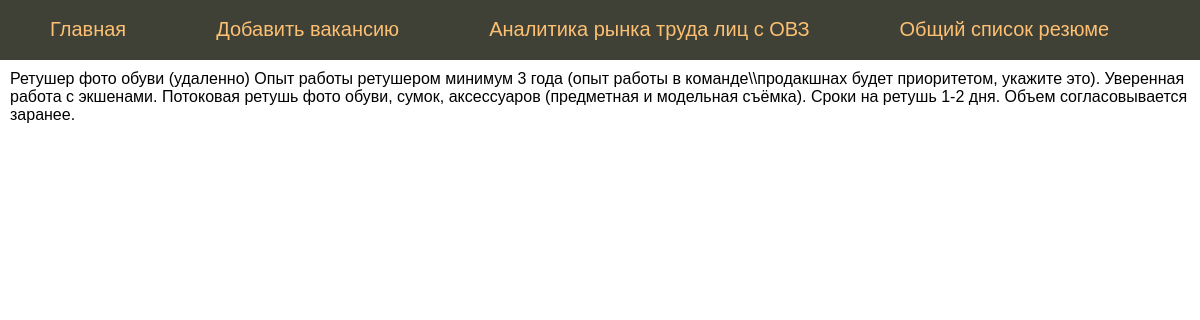
The app's page /resume/22 with its own data.
### tables this page shows
CREATE TABLE mainmenu (
id integer PRIMARY KEY AUTOINCREMENT,
title text NOT NULL,
url text NOT NULL
);

CREATE TABLE "resume" (
	"id"	INTEGER NOT NULL UNIQUE,
	"age"	INTEGER NOT NULL,
	"gender"	TEXT NOT NULL,
	"city"	TEXT NOT NULL,
	"education_level"	TEXT NOT NULL,
	"profession"	TEXT NOT NULL,
	"restriction_type"	TEXT NOT NULL,
	"description"	TEXT NOT NULL,
	"desired_salary"	INTEGER,
	"sending_date_month"	TEXT,
	"schedule"	TEXT,
	"resume_type"	TEXT,
	"resume_vector"	TEXT,
	PRIMARY KEY("id" AUTOINCREMENT)
);

### flsite.py (the view)
@app.route("/resume/<int:id_resume>")
def showResume(id_resume):
    db = get_db()
    dbase = FDataBase(db)
    profession, description = dbase.getResume(id_resume)
    if not profession:
        abort(404)
    return render_template('resume_page.html', menu=dbase.getMenu(), description=description)

### FDataBase.py (called while the page is built)
    def getMenu(self):
        sql = '''SELECT * FROM mainmenu'''
        try:
            self.__cur.execute(sql)
            res = self.__cur.fetchall()
            if res: return res
        except:
            print("Ошибка чтения из БД")
        return []

    def getResume(self, resumeId):
        try:
            self.__cur.execute(f"SELECT profession, description FROM resume WHERE id = {resumeId} LIMIT 1")
            res = self.__cur.fetchone()
            if res:
                print(res)
                return res
        except sqlite3.Error as e:
            print("Ошибка получения вакансии из БД "+str(e))
        return (False, False)

### flsite.py (called while the page is built)
def connect_db():
    conn = sqlite3.connect(app.config['DATABASE'])
    conn.row_factory = sqlite3.Row # Записи из БД представлены не в виде кортежей, а в виде словаря
    return conn

def get_db():
    if not hasattr(g, 'link_db'):
        g.link_db = connect_db()
    return g.link_db

### templates/resume_page.html
{% extends 'base.html' %}
{% block content %}
{{ super() }}
{{ description }}
{% endblock %}

### templates/base.html (shortened to what this page needs)
<!DOCTYPE html>
<html>
<head>
</head>
<body>
{% block content %}
	{% block mainmenu %}
		<ul class="mainmenu">
			{% for p in menu %}
			<li><a href="{{p.url}}">{{p.title}}</a></li>
			{% endfor %}
		</ul>
	{% endblock mainmenu %}
	<div class="content">
{% endblock %}
</div>
</body>
</html>

### templates/base.html (style rules this page uses)
html, body { font-family: 'Arial'; margin: 0; padding 0; height: 100%; width: 100%; }
a { color: #0059b2; text-decoration: none; }
ul.mainmenu { list-style: none; background: #3F4137; height: 60px; margin: 0; padding: 0; color: #fdc073; font-size: 20px; overflow: hidden; }
ul.mainmenu li { float: left; margin: 18px 40px 0 50px; }
ul.mainmenu li a { color: #fdc073; text-decoration: none; }
div.content { margin: 10px; }

### records on screen
mainmenu: title "Главная"
mainmenu: title "Добавить вакансию"
mainmenu: title "Аналитика рынка труда лиц с ОВЗ"
mainmenu: title "Общий список резюме"
resume: description "Ретушер фото обуви (удаленно) Опыт работы ретушером минимум 3 года (опыт работы в команде\\\\продакшнах будет приоритетом, укажите это). Уверенная работа с экшенами. Потоковая ретушь фото обуви, сумок, аксессуаров (предметная и модельная съёмка). Сроки на ретушь 1-2 дня. Объем согласовывается заранее."
